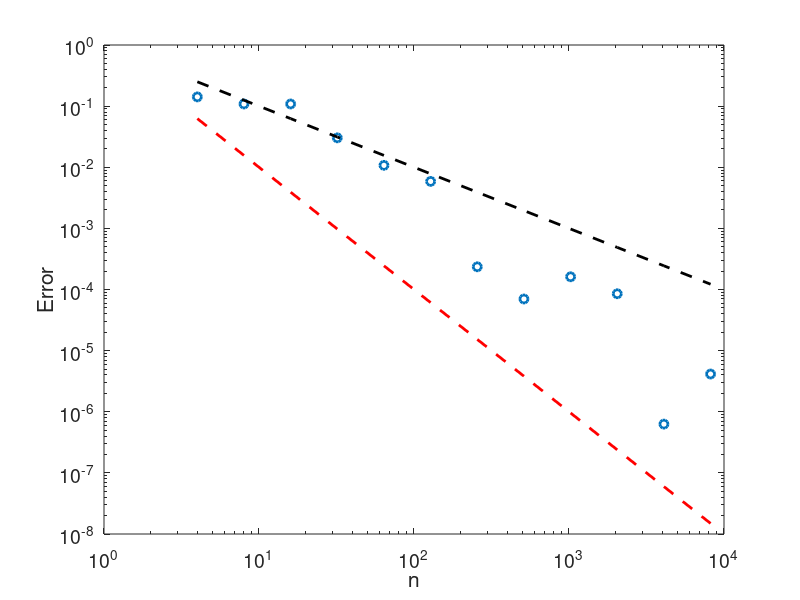

Reproduce this figure in MATLAB. (Note: this script raises an error after producing the figure.)
err_n = dlmread('error_n.dat');

figure(1), clf
plot(err_n(:,1), err_n(:,2), 'o', 'LineWidth', 2)
loglog(err_n(:,1), err_n(:,2), 'o', 'LineWidth', 2)
hold on
loglog(err_n(:,1), err_n(:,1).^(-1), 'k--', 'LineWidth', 2)
loglog(err_n(:,1), err_n(:,1).^(-2), 'r--', 'LineWidth', 2)
xlabel('n'), ylabel('Error')
set(gca,'fontsize',14)
screen2jpeg(strcat('error_n.png'))
